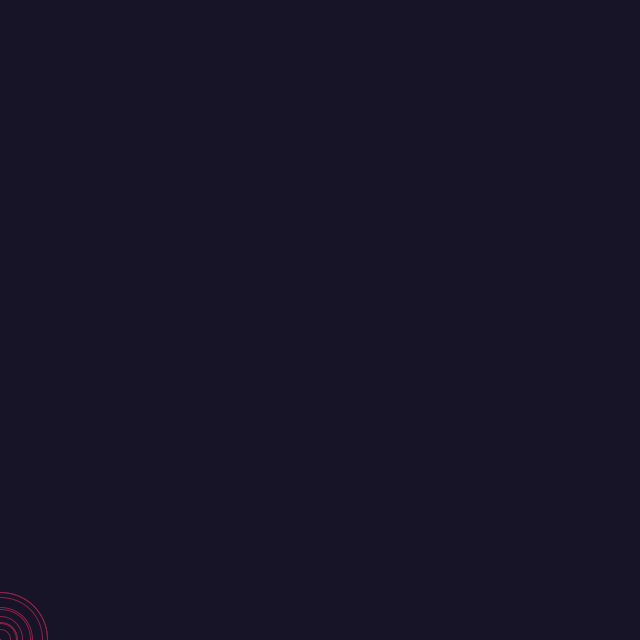
Frame 1 (no input)
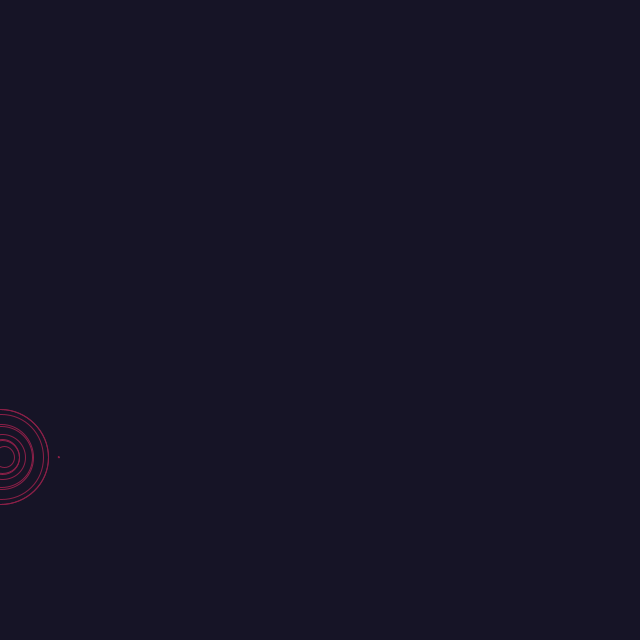
Frame 60 (the mouse pressed at the canvas centre just before this capture)
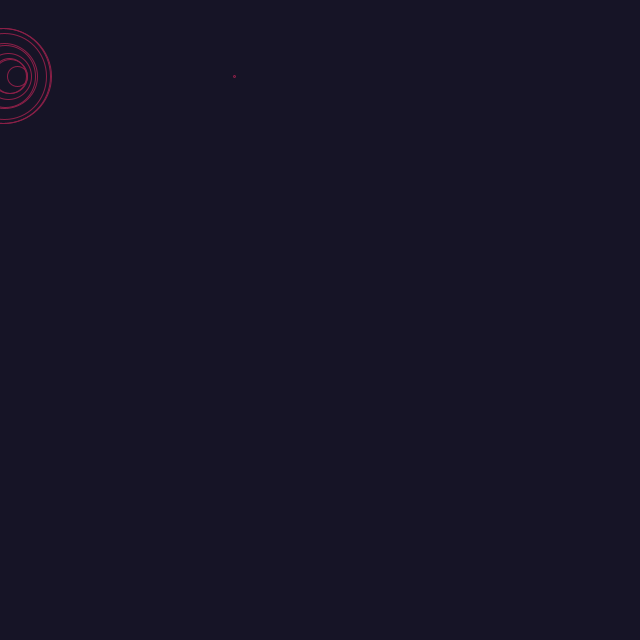
Frame 120 (the mouse held since frame 60 and released just before this capture)

The Processing sketch that drew these frames (run headless with seeded random() and noise(); from frame 60 on, the mouse is pressed at the canvas centre):

// Processing sketch: ex_2_1_balloon
// ── ex_2_1_balloon.pde
int width = 640;
int height = 640;
Mover[] movers = new Mover[10];

void setup() 
{
  size(640, 640);
  for (int i = 0; i < movers.length; i++) {
    movers[i] = new Mover(140, 31, 71, random(10));
  }
}

void draw() {
  background(22, 20, 38);
  for (int i = 0; i < movers.length; i++) {
    movers[i].update();
    movers[i].display();
  }
}

class Mover {
  PVector location, velocity, acceleration, wind, helium, gravity;
  int r, g, b;
  float offset, mass;

  Mover(int r, int g, int b, float mass) {
    location = new PVector(0, height);
    velocity = new PVector(0, 0);
    acceleration = new PVector(0, 0);
    helium = new PVector(0, -0.2*mass);
    gravity = new PVector(0, 0.1*mass);
    wind = new PVector(0, 0);
    offset = random(8888);
    this.r = r;
    this.g = g;
    this.b = b;
    this.mass = mass;
  }

  void display() {
    stroke(r, g, b);
    noFill();
    ellipse(
      location.x, location.y,
      10*mass, 10*mass
    );
    smooth();
  }

  void update() {
    float stepsize = montecarlo()*1.5;
    offset += stepsize;
    wind.x = map(noise(offset), 0, 1, 0, 0.01);

    applyForce(wind);
    applyForce(helium);
    applyForce(gravity);

    velocity.add(acceleration);
    location.add(velocity);
    acceleration.mult(0);

    checkEdges();
  }
  
  void applyForce(PVector force) {
    PVector f = PVector.div(force, mass);
    acceleration.add(f);
  }
  
  void limit(float max) {
    if (velocity.x > max) {
      velocity.x = max; 
    }
    if (velocity.y > max) {
      velocity.y = max; 
    }
  }
  
  void checkEdges() {
    if (location.y < 0) {
      location.y = 0;
      velocity.y *= -1;
    }
    if (location.y > height) {
      location.y = height;
      velocity.y *= -1;
    }
    if (location.x > width) {
      location.x = width;
      velocity.x *= -1;
    }
    if (location.x < 0) {
      location.x = 0;
      velocity.x *= -1;
    }
  }
  
  float montecarlo() {
    while (true) {
      float r1 = random(-1, 1);
      float p = pow(1.0 - r1, 2.0);
      float r2 = random(1);
      if (r2 < p) {
        return r1;
      }
    }
  }
}
